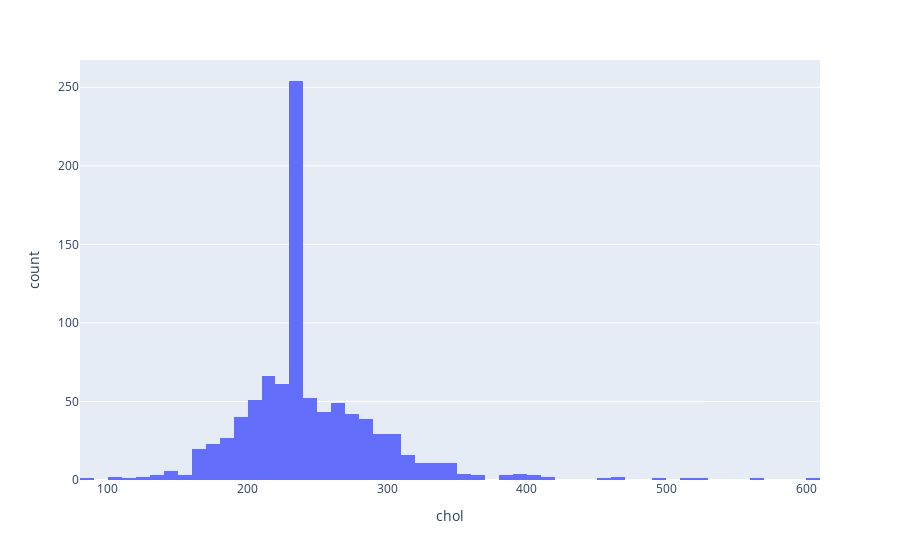

Notebook source saved alongside this figure:
### Markdown cell above
## Chol Column

### Code cell
#dealing with chol (cholesterol) column
print(df['chol'].describe())
print(df['chol'].isnull().sum())

df['chol'].replace(0, np.nan, inplace= True)

#filling the missing values
df['chol'].fillna(df['chol'].median(), inplace= True)


sns.histplot(df['chol'], kde=True, bins= 30)

#distribution of chol column
fig = px.histogram(data_frame=df, x='chol')
fig.show()

### Figure 1 — Plotly figure (JSON) as saved in the notebook; plotly's stock layout.template omitted (floating-point values rounded to 4 significant figures; data arrays with more than 128 entries replaced by an {"elided": "..."} marker saying what was removed)
{"data": [{"alignmentgroup": "True", "bingroup": "x", "hovertemplate": "chol=%{x}<br>count=%{y}<extra></extra>", "legendgroup": "", "marker": {"color": "#636efa", "pattern": {"shape": ""}}, "name": "", "offsetgroup": "", "orientation": "v", "showlegend": false, "type": "histogram", "x": {"elided": "919 float values"}, "xaxis": "x", "yaxis": "y"}], "layout": {"barmode": "relative", "legend": {"tracegroupgap": 0}, "margin": {"t": 60}, "xaxis": {"anchor": "y", "domain": [0, 1], "title": {"text": "chol"}}, "yaxis": {"anchor": "x", "domain": [0, 1], "title": {"text": "count"}}}}
